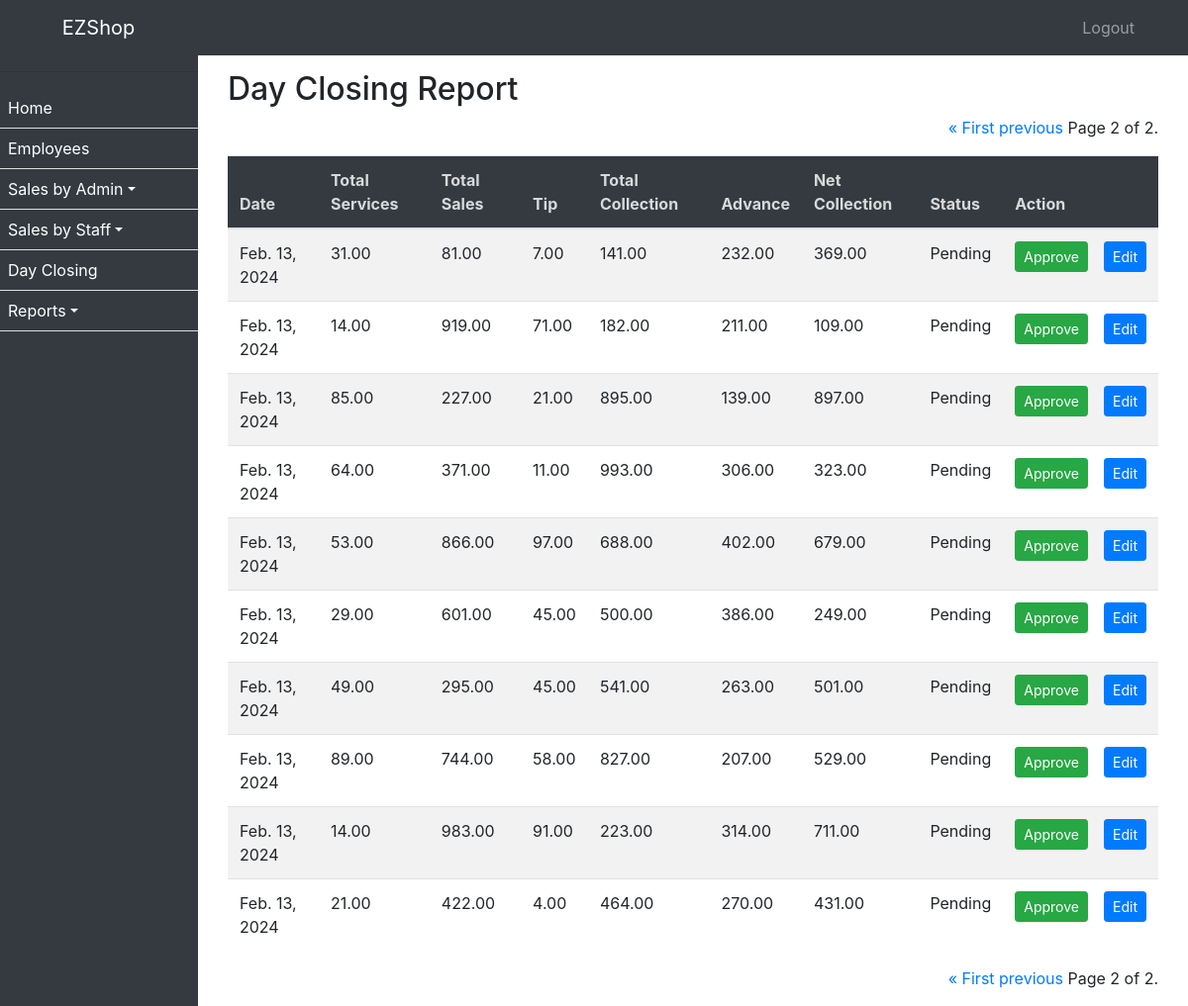
Before: /sale/day-closing-report/?page=3 with the older database file.
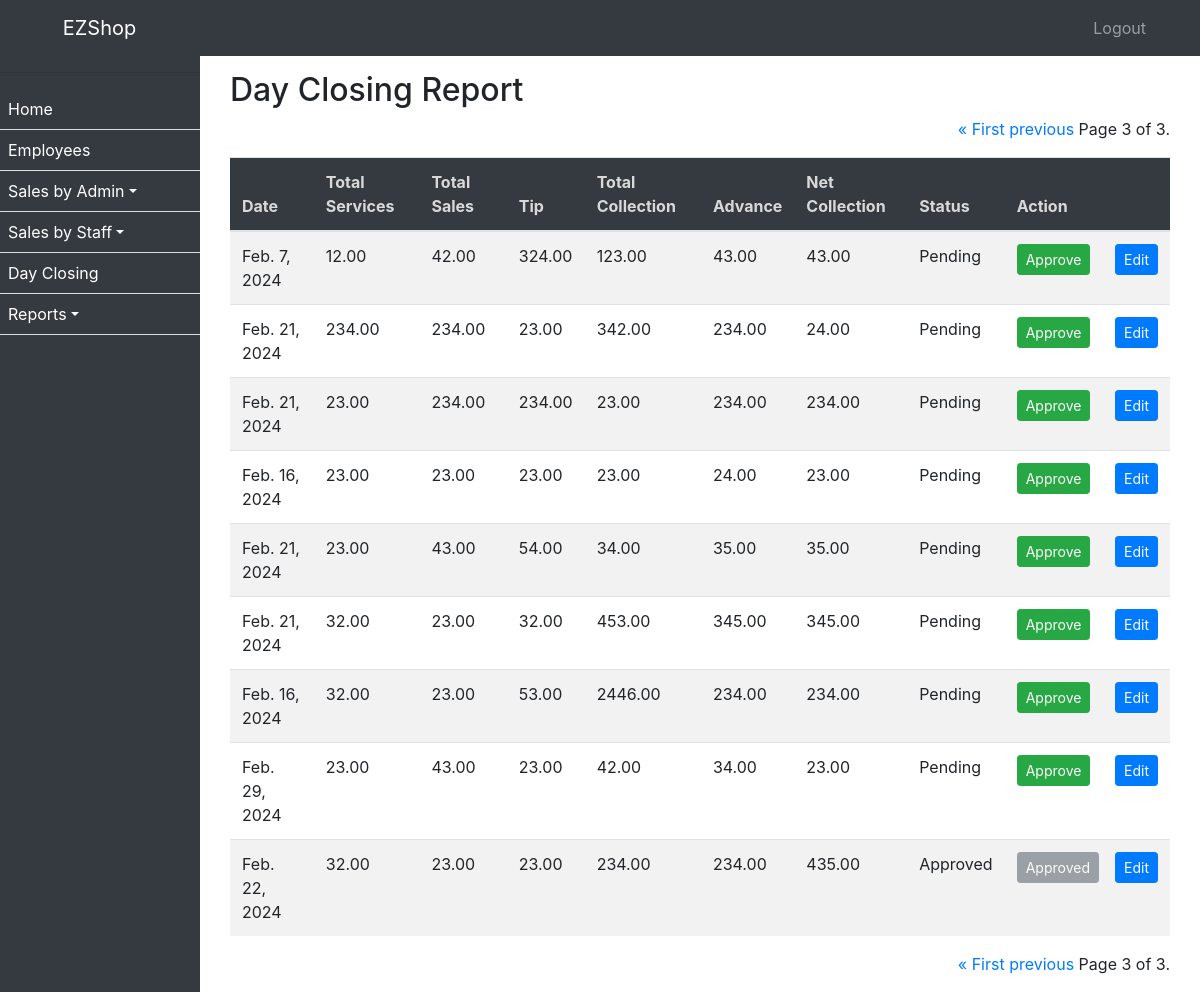
After: the same page with the newer database file.
### ezshopapp/models.py (models this page shows, shortened)
class DayClosing(models.Model):
    date = models.DateField()
    total_services = models.DecimalField(max_digits=8, decimal_places=2)
    total_sales = models.DecimalField(max_digits=8, decimal_places=2)
    tip = models.DecimalField(max_digits=8, decimal_places=2, blank=True, null=True)
    total_collection = models.DecimalField(max_digits=8, decimal_places=2)
    advance = models.DecimalField(max_digits=8, decimal_places=2, blank=True, null=True)
    net_collection = models.DecimalField(max_digits=8, decimal_places=2)
    status = models.CharField(max_length=10, choices=STATUS_CHOICES, default='pending')

### ezshopapp/views.py (the view)
# urls.py: path('sale/day-closing-report/', day_closing_report, name='day_closing_report'),
def day_closing_report(request):
    day_closings_list = DayClosing.objects.all()
    paginator = Paginator(day_closings_list, 10)  # Show 10 entries per page
    page = request.GET.get('page')
    try:
        day_closings = paginator.page(page)
    except PageNotAnInteger:
        day_closings = paginator.page(1)
    except EmptyPage:
        day_closings = paginator.page(paginator.num_pages)
    return render(request, 'day_closing_report.html', {'day_closings': day_closings})

### ezshopapp/templates/day_closing_report.html (shortened to what this page needs)
{% extends 'base.html' %}
{% block content %}
<div class="container-fluid">
    <h2>Day Closing Report</h2>
    <div class="pagination mb-3" style="float:right;">
        <span class="step-links">
            {% if day_closings.has_previous %}
                <a href="?page=1">&laquo; First</a>
                <a href="?page={{ day_closings.previous_page_number }}">previous</a>
            {% endif %}
            <span class="current">
                Page {{ day_closings.number }} of {{ day_closings.paginator.num_pages }}.
            </span>
        </span>
    </div>
    <table class="table  table-responsive-sm table-striped" style="width: 100%;">
        <thead>
            <tr>
                <th>Date</th>
                <th>Total Services</th>
                <th>Total Sales</th>
                <th>Tip</th>
                <th>Total Collection</th>
                <th>Advance</th>
                <th>Net Collection</th>
                <th>Status</th>
                <th>Action</th>
            </tr>
        </thead>
        <tbody>
            {% for day_closing in day_closings %}
            <tr>
                <td>{{ day_closing.date }}</td>
                <td>{{ day_closing.total_services }}</td>
                <td>{{ day_closing.total_sales }}</td>
                <td>{{ day_closing.tip }}</td>
                <td>{{ day_closing.total_collection }}</td>
                <td>{{ day_closing.advance }}</td>
                <td>{{ day_closing.net_collection }}</td>
                <td class="text-capitalize">{{ day_closing.status }}</td>
                <td><div class="d-flex justify-content-between align-items-center gap-3"> {% if day_closing.status == 'pending' %}
                <a href="{% url 'approve_day_closing' day_closing.id %}" class="btn btn-success btn-sm">Approve</a>
                {% else %}
                <button class="btn btn-secondary btn-sm" disabled>Approved</button>
                {% endif %}
                <span class="pl-3" ><a href="{% url 'edit_day_closing' day_closing.id %}" class="btn btn-primary btn-sm">Edit</a></span>
            </div></td>
            </tr>
            {% endfor %}
        </tbody>
    </table>
    <div class="pagination mb-3" style="float:right;">
        <span class="step-links">
            {% if day_closings.has_previous %}
                <a href="?page=1">&laquo; First</a>
                <a href="?page={{ day_closings.previous_page_number }}">previous</a>
            {% endif %}
            <span class="current">
                Page {{ day_closings.number }} of {{ day_closings.paginator.num_pages }}.
            </span>
        </span>
    </div>
</div>
{% endblock %}

Changed rows visible on the page:
no longer on this page (row unchanged): DayClosing: date "Feb. 13, 2024", total_services "31.00", total_sales "81.00", tip "7.00", total_collection "141.00", advance "232.00", net_collection "369.00", status "Pending", shows "Approve"
no longer on this page (row unchanged): DayClosing: date "Feb. 13, 2024", total_services "14.00", total_sales "919.00", tip "71.00", total_collection "182.00", advance "211.00", net_collection "109.00", status "Pending", shows "Approve"
no longer on this page (row unchanged): DayClosing: date "Feb. 13, 2024", total_services "85.00", total_sales "227.00", tip "21.00", total_collection "895.00", advance "139.00", net_collection "897.00", status "Pending", shows "Approve"
no longer on this page (row unchanged): DayClosing: date "Feb. 13, 2024", total_services "64.00", total_sales "371.00", tip "11.00", total_collection "993.00", advance "306.00", net_collection "323.00", status "Pending", shows "Approve"
no longer on this page (row unchanged): DayClosing: date "Feb. 13, 2024", total_services "53.00", total_sales "866.00", tip "97.00", total_collection "688.00", advance "402.00", net_collection "679.00", status "Pending", shows "Approve"
no longer on this page (row unchanged): DayClosing: date "Feb. 13, 2024", total_services "29.00", total_sales "601.00", tip "45.00", total_collection "500.00", advance "386.00", net_collection "249.00", status "Pending", shows "Approve"
no longer on this page (row unchanged): DayClosing: date "Feb. 13, 2024", total_services "49.00", total_sales "295.00", tip "45.00", total_collection "541.00", advance "263.00", net_collection "501.00", status "Pending", shows "Approve"
no longer on this page (row unchanged): DayClosing: date "Feb. 13, 2024", total_services "89.00", total_sales "744.00", tip "58.00", total_collection "827.00", advance "207.00", net_collection "529.00", status "Pending", shows "Approve"
no longer on this page (row unchanged): DayClosing: date "Feb. 13, 2024", total_services "14.00", total_sales "983.00", tip "91.00", total_collection "223.00", advance "314.00", net_collection "711.00", status "Pending", shows "Approve"
no longer on this page (row unchanged): DayClosing: date "Feb. 13, 2024", total_services "21.00", total_sales "422.00", tip "4.00", total_collection "464.00", advance "270.00", net_collection "431.00", status "Pending", shows "Approve"
added DayClosing: date "Feb. 7, 2024", total_services "12.00", total_sales "42.00", tip "324.00", total_collection "123.00", advance "43.00", net_collection "43.00", status "Pending", shows "Approve"
added DayClosing: date "Feb. 21, 2024", total_services "234.00", total_sales "234.00", tip "23.00", total_collection "342.00", advance "234.00", net_collection "24.00", status "Pending", shows "Approve"
added DayClosing: date "Feb. 21, 2024", total_services "23.00", total_sales "234.00", tip "234.00", total_collection "23.00", advance "234.00", net_collection "234.00", status "Pending", shows "Approve"
added DayClosing: date "Feb. 16, 2024", total_services "23.00", total_sales "23.00", tip "23.00", total_collection "23.00", advance "24.00", net_collection "23.00", status "Pending", shows "Approve"
added DayClosing: date "Feb. 21, 2024", total_services "23.00", total_sales "43.00", tip "54.00", total_collection "34.00", advance "35.00", net_collection "35.00", status "Pending", shows "Approve"
added DayClosing: date "Feb. 21, 2024", total_services "32.00", total_sales "23.00", tip "32.00", total_collection "453.00", advance "345.00", net_collection "345.00", status "Pending", shows "Approve"
added DayClosing: date "Feb. 16, 2024", total_services "32.00", total_sales "23.00", tip "53.00", total_collection "2446.00", advance "234.00", net_collection "234.00", status "Pending", shows "Approve"
added DayClosing: date "Feb. 29, 2024", total_services "23.00", total_sales "43.00", tip "23.00", total_collection "42.00", advance "34.00", net_collection "23.00", status "Pending", shows "Approve"
added DayClosing: date "Feb. 22, 2024", total_services "32.00", total_sales "23.00", tip "23.00", total_collection "234.00", advance "234.00", net_collection "435.00", status "Approved"
Other visible differences:
{{ day_closings.number }}: "2" → "3"
{{ day_closings.paginator.num_pages }}: "2" → "3"
